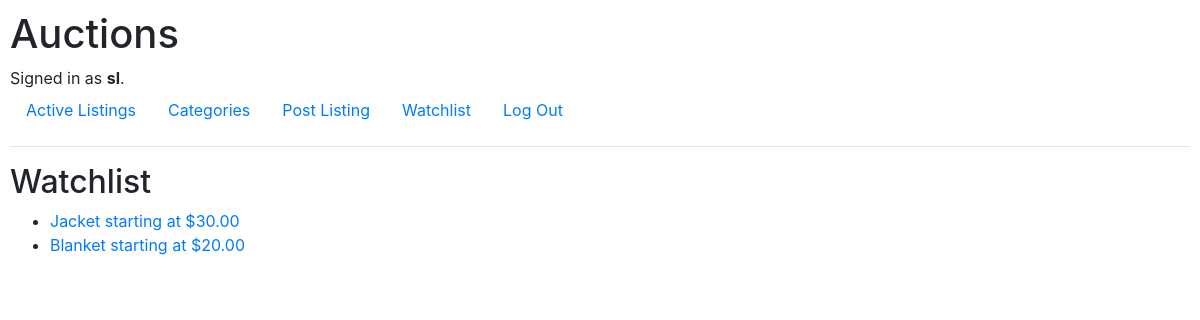
The app's page /watchlist (signed in) with its own data.
### auctions/models.py (models this page shows)
class User(AbstractUser):
    pass

class Listing(models.Model):
    listing_user = models.ForeignKey(User, on_delete=models.PROTECT, related_name="user_listings")
    name = models.CharField(max_length=64)
    description = models.CharField(max_length=1000)
    starting_bid = models.DecimalField(max_digits=20, decimal_places=2)
    image = models.URLField(default=None)
    category = models.CharField(max_length=64, default=None)
    listing_watchlist = models.ManyToManyField(User, blank=True, related_name="user_watchlist")
    is_closed = models.BooleanField(default=False)

### auctions/views.py (the view)
# urls.py: path("watchlist", views.watchlist, name="watchlist"),
def watchlist(request):
    if not request.user.is_authenticated:
        return HttpResponseRedirect(reverse("login"))
    return render(request, "auctions/watchlist.html", {
        "on_watchlist": request.user.user_watchlist.all()
    })

### auctions/templates/auctions/watchlist.html
{% extends "auctions/layout.html" %}
{% block body %}
<h2>Watchlist</h2>
<ul>
    {% for item in on_watchlist %}
        <li>
            <a href="{% url 'view_listing' item.id %}">{{ item.name }} starting at ${{ item.starting_bid }}</a>
        </li>
    {% empty %}
        <li>Nothing on watchlist.</li>
    {% endfor %}
</ul>
{% endblock %}

### auctions/templates/auctions/layout.html (shortened to what this page needs)
{% load static %}
<!DOCTYPE html>
<html lang="en">
    <head>
        <link rel="stylesheet" href="https://stackpath.bootstrapcdn.com/bootstrap/4.4.1/css/bootstrap.min.css">
        <link href="{% static 'auctions/styles.css' %}" rel="stylesheet">
    </head>
    <body>
        <h1>Auctions</h1>
        <div>
            {% if user.is_authenticated %}
                Signed in as <strong>{{ user.username }}</strong>.
            {% else %}
                Not signed in.
            {% endif %}
        </div>
        <ul class="nav">
            <li class="nav-item">
                <a class="nav-link" href="{% url 'index' %}">Active Listings</a>
            </li>
            <li class="nav-item">
                <a class="nav-link" href="{% url 'categories' %}">Categories</a>
            </li>
            {% if user.is_authenticated %}
                <li class="nav-item">
                    <a class="nav-link" href="{% url 'create_listing' %}">Post Listing</a>
                </li>
                <li class="nav-item">
                    <a class="nav-link" href="{% url 'watchlist' %}">Watchlist</a>
                </li>
                <li class="nav-item">
                    <a class="nav-link" href="{% url 'logout' %}">Log Out</a>
                </li>
            {% endif %}
        </ul>
        <hr>
        {% block body %}
        {% endblock %}
    </body>
</html>

### auctions/static/auctions/styles.css (style rules this page uses)
body { padding: 10px; }

### records on screen
User: username "sl"
Listing: name "Jacket", starting_bid "30.00"
Listing: name "Blanket", starting_bid "20.00"
